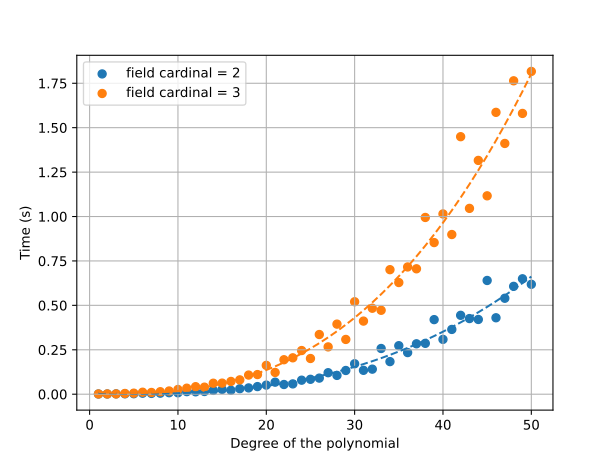

Write the Python code that produced this figure.
#!/usr/bin/env python3
import sys
sys.path.insert(0, '..')

from goppa import finite_field, polynomials_prime_field
import time
import matplotlib.pyplot as plt
import numpy as np
import multiprocessing

N = 10

dimFieldMax = 2
degMax = 50

def par_irred(a) :
    
    P = X**a[0]
    
    np.random.seed((time.time_ns() + a[1]) % 2**32)
    
    P.coef[:-1] = np.random.randint(0, 2, j)    

    t0 = time.time()

    P.isIrred()
    
    return(time.time()-t0)

for i in range(2, dimFieldMax+2) :

    print("Generation of the field Z/{}Z...".format(i))

    X = polynomials_prime_field.polZnZ([0, 1], i)


    I = []
    T = []

    for j in range(1, degMax+1) :

        print("       irreducible polynomial of degree {}...".format(j))
                    
        with multiprocessing.Pool() as pool:
    
            t = pool.map(par_irred, [(j, n) for n in range(N*j)])
            
           
        T.append(np.average(t))
        I.append(j)

    plt.scatter(I, T, label="field cardinal = {}".format(i))
    z = np.polyfit(I, T, 3)
    p = np.poly1d(z)
    plt.plot(I, p(I), "--")

plt.grid(True)
plt.legend()
plt.xlabel("Degree of the polynomial")
plt.ylabel("Time (s)")
plt.savefig("test_irreducibility_prime.svg")
